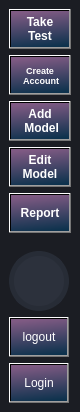
           <widget class="QFrame" name="frame_left_menu">
            <property name="sizePolicy">
             <sizepolicy hsizetype="Preferred" vsizetype="Preferred">
              <horstretch>0</horstretch>
              <verstretch>0</verstretch>
             </sizepolicy>
            </property>
            <property name="maximumSize">
             <size>
              <width>80</width>
              <height>16777215</height>
             </size>
            </property>
            <property name="layoutDirection">
             <enum>Qt::LeftToRight</enum>
            </property>
            <property name="styleSheet">
             <string notr="true">background-color: rgb(27, 29, 35);</string>
            </property>
            <property name="frameShape">
             <enum>QFrame::NoFrame</enum>
            </property>
            <property name="frameShadow">
             <enum>QFrame::Raised</enum>
            </property>
            <layout class="QVBoxLayout" name="verticalLayout_5">
             <property name="spacing">
              <number>0</number>
             </property>
             <property name="leftMargin">
              <number>0</number>
             </property>
             <property name="topMargin">
              <number>0</number>
             </property>
             <property name="rightMargin">
              <number>0</number>
             </property>
             <property name="bottomMargin">
              <number>0</number>
             </property>
             <item alignment="Qt::AlignTop">
              <widget class="QFrame" name="frame_menus">
               <property name="frameShape">
                <enum>QFrame::NoFrame</enum>
               </property>
               <property name="frameShadow">
                <enum>QFrame::Raised</enum>
               </property>
               <layout class="QVBoxLayout" name="verticalLayout_25">
                <item>
                 <widget class="QPushButton" name="btn_test">
                  <property name="sizePolicy">
                   <sizepolicy hsizetype="Expanding" vsizetype="Fixed">
                    <horstretch>0</horstretch>
                    <verstretch>0</verstretch>
                   </sizepolicy>
                  </property>
                  <property name="minimumSize">
                   <size>
                    <width>62</width>
                    <height>40</height>
                   </size>
                  </property>
                  <property name="font">
                   <font>
                    <family>Segoe UI</family>
                    <weight>75</weight>
                    <bold>true</bold>
                   </font>
                  </property>
                  <property name="layoutDirection">
                   <enum>Qt::LeftToRight</enum>
                  </property>
                  <property name="styleSheet">
                   <string notr="true">QPushButton{
	color: rgb(255, 255, 255);
	background-color: qlineargradient(spread:pad, x1:0.524118, y1:0, x2:0.671, y2:1, stop:0 #7f5a83, stop:1 #0d324d);
	padding: 5px 7px;

}
QPushButton:hover {
	background-color: rgb(44, 49, 60)
}
QPushButton:pressed {	
	background-color: rgb(248, 248, 248);
	color: rgb(6, 6, 6);
}
</string>
                  </property>
                  <property name="text">
                   <string>Take 
Test</string>
                  </property>
                 </widget>
                </item>
                <item>
                 <widget class="QPushButton" name="btn_test_3">
                  <property name="sizePolicy">
                   <sizepolicy hsizetype="Expanding" vsizetype="Fixed">
                    <horstretch>0</horstretch>
                    <verstretch>0</verstretch>
                   </sizepolicy>
                  </property>
                  <property name="minimumSize">
                   <size>
                    <width>62</width>
                    <height>40</height>
                   </size>
                  </property>
                  <property name="font">
                   <font>
                    <family>Segoe UI</family>
                    <pointsize>7</pointsize>
                    <weight>75</weight>
                    <bold>true</bold>
                   </font>
                  </property>
                  <property name="toolTip">
                   <string>&lt;html&gt;&lt;head/&gt;&lt;body&gt;&lt;p&gt;&lt;span style=&quot; font-size:6pt;&quot;&gt;Create Account&lt;/span&gt;&lt;/p&gt;&lt;/body&gt;&lt;/html&gt;</string>
                  </property>
                  <property name="layoutDirection">
                   <enum>Qt::LeftToRight</enum>
                  </property>
                  <property name="styleSheet">
                   <string notr="true">QPushButton{
	color: rgb(255, 255, 255);
	background-color: qlineargradient(spread:pad, x1:0.524118, y1:0, x2:0.671, y2:1, stop:0 #7f5a83, stop:1 #0d324d);
	padding: 5px 7px;

}
QPushButton:hover {
	background-color: rgb(44, 49, 60)
}
QPushButton:pressed {	
	background-color: rgb(248, 248, 248);
	color: rgb(6, 6, 6);
}
</string>
                  </property>
                  <property name="text">
                   <string>Create 
 Account</string>
                  </property>
                 </widget>
                </item>
                <item>
                 <widget class="QPushButton" name="btn_test_5">
                  <property name="sizePolicy">
                   <sizepolicy hsizetype="Expanding" vsizetype="Fixed">
                    <horstretch>0</horstretch>
                    <verstretch>0</verstretch>
                   </sizepolicy>
                  </property>
                  <property name="minimumSize">
                   <size>
                    <width>62</width>
                    <height>40</height>
                   </size>
                  </property>
                  <property name="font">
                   <font>
                    <family>Segoe UI</family>
                    <weight>75</weight>
                    <bold>true</bold>
                   </font>
                  </property>
                  <property name="layoutDirection">
                   <enum>Qt::LeftToRight</enum>
                  </property>
                  <property name="styleSheet">
                   <string notr="true">QPushButton{
	color: rgb(255, 255, 255);
	background-color: qlineargradient(spread:pad, x1:0.524118, y1:0, x2:0.671, y2:1, stop:0 #7f5a83, stop:1 #0d324d);
	padding: 5px 7px;

}
QPushButton:hover {
	background-color: rgb(44, 49, 60)
}
QPushButton:pressed {	
	background-color: rgb(248, 248, 248);
	color: rgb(6, 6, 6);
}
</string>
                  </property>
                  <property name="text">
                   <string>Add 
 Model</string>
                  </property>
                 </widget>
                </item>
                <item>
                 <widget class="QPushButton" name="btn_test_4">
                  <property name="sizePolicy">
                   <sizepolicy hsizetype="Expanding" vsizetype="Fixed">
                    <horstretch>0</horstretch>
                    <verstretch>0</verstretch>
                   </sizepolicy>
                  </property>
                  <property name="minimumSize">
                   <size>
                    <width>62</width>
                    <height>40</height>
                   </size>
                  </property>
                  <property name="font">
                   <font>
                    <family>Segoe UI</family>
                    <weight>75</weight>
                    <bold>true</bold>
                   </font>
                  </property>
                  <property name="layoutDirection">
                   <enum>Qt::LeftToRight</enum>
                  </property>
                  <property name="styleSheet">
                   <string notr="true">QPushButton{
	color: rgb(255, 255, 255);
	background-color: qlineargradient(spread:pad, x1:0.524118, y1:0, x2:0.671, y2:1, stop:0 #7f5a83, stop:1 #0d324d);
	padding: 5px 7px;

}
QPushButton:hover {
	background-color: rgb(44, 49, 60)
}
QPushButton:pressed {	
	background-color: rgb(248, 248, 248);
	color: rgb(6, 6, 6);
}
</string>
                  </property>
                  <property name="text">
                   <string>Edit
Model</string>
                  </property>
                 </widget>
                </item>
                <item>
                 <widget class="QPushButton" name="btn_test_2">
                  <property name="sizePolicy">
                   <sizepolicy hsizetype="Expanding" vsizetype="Fixed">
                    <horstretch>0</horstretch>
                    <verstretch>0</verstretch>
                   </sizepolicy>
                  </property>
                  <property name="minimumSize">
                   <size>
                    <width>62</width>
                    <height>40</height>
                   </size>
                  </property>
                  <property name="font">
                   <font>
                    <family>Segoe UI</family>
                    <weight>75</weight>
                    <bold>true</bold>
                   </font>
                  </property>
                  <property name="layoutDirection">
                   <enum>Qt::LeftToRight</enum>
                  </property>
                  <property name="styleSheet">
                   <string notr="true">QPushButton{
	color: rgb(255, 255, 255);
	background-color: qlineargradient(spread:pad, x1:0.524118, y1:0, x2:0.671, y2:1, stop:0 #7f5a83, stop:1 #0d324d);
	padding: 5px 7px;

}
QPushButton:hover {
	background-color: rgb(44, 49, 60)
}
QPushButton:pressed {	
	background-color: rgb(248, 248, 248);
	color: rgb(6, 6, 6);
}
</string>
                  </property>
                  <property name="text">
                   <string>Report</string>
                  </property>
                 </widget>
                </item>
               </layout>
              </widget>
             </item>
             <item alignment="Qt::AlignBottom">
              <widget class="QFrame" name="frame_extra_menus">
               <property name="sizePolicy">
                <sizepolicy hsizetype="Preferred" vsizetype="Preferred">
                 <horstretch>0</horstretch>
                 <verstretch>0</verstretch>
                </sizepolicy>
               </property>
               <property name="frameShape">
                <enum>QFrame::NoFrame</enum>
               </property>
               <property name="frameShadow">
                <enum>QFrame::Raised</enum>
               </property>
               <layout class="QVBoxLayout" name="verticalLayout_29">
                <item>
                 <widget class="QLabel" name="label_user_icon">
                  <property name="sizePolicy">
                   <sizepolicy hsizetype="Maximum" vsizetype="Maximum">
                    <horstretch>0</horstretch>
                    <verstretch>0</verstretch>
                   </sizepolicy>
                  </property>
                  <property name="minimumSize">
                   <size>
                    <width>60</width>
                    <height>60</height>
                   </size>
                  </property>
                  <property name="maximumSize">
                   <size>
                    <width>60</width>
                    <height>60</height>
                   </size>
                  </property>
                  <property name="font">
                   <font>
                    <family>Segoe UI</family>
                    <pointsize>12</pointsize>
                   </font>
                  </property>
                  <property name="styleSheet">
                   <string notr="true">QLabel {
	border-radius: 30px;
	background-color: rgb(44, 49, 60);
	border: 5px solid rgb(39, 44, 54);
}</string>
                  </property>
                  <property name="text">
                   <string/>
                  </property>
                  <property name="alignment">
                   <set>Qt::AlignCenter</set>
                  </property>
                 </widget>
                </item>
                <item>
                 <widget class="QPushButton" name="btn_logout">
                  <property name="sizePolicy">
                   <sizepolicy hsizetype="Expanding" vsizetype="Fixed">
                    <horstretch>0</horstretch>
                    <verstretch>0</verstretch>
                   </sizepolicy>
                  </property>
                  <property name="minimumSize">
                   <size>
                    <width>60</width>
                    <height>40</height>
                   </size>
                  </property>
                  <property name="maximumSize">
                   <size>
                    <width>60</width>
                    <height>40</height>
                   </size>
                  </property>
                  <property name="font">
                   <font>
                    <family>Segoe UI</family>
                   </font>
                  </property>
                  <property name="layoutDirection">
                   <enum>Qt::LeftToRight</enum>
                  </property>
                  <property name="styleSheet">
                   <string notr="true">QPushButton{
	color: rgb(255, 255, 255);
	background-color: qlineargradient(spread:pad, x1:0.524118, y1:0, x2:0.671, y2:1, stop:0 #7f5a83, stop:1 #0d324d);
	padding: 5px 7px;
	

}
QPushButton:hover {
	background-color: rgb(44, 49, 60)
}
QPushButton:pressed {	
	background-color: rgb(248, 248, 248);
	color: rgb(6, 6, 6);
}
</string>
                  </property>
                  <property name="text">
                   <string>logout</string>
                  </property>
                  <property name="icon">
                   <iconset>
                    <normaloff>../icons/16x16/cil-account-logout.png</normaloff>../icons/16x16/cil-account-logout.png</iconset>
                  </property>
                  <property name="iconSize">
                   <size>
                    <width>24</width>
                    <height>24</height>
                   </size>
                  </property>
                 </widget>
                </item>
                <item>
                 <widget class="QPushButton" name="btn_login">
                  <property name="sizePolicy">
                   <sizepolicy hsizetype="Expanding" vsizetype="Fixed">
                    <horstretch>0</horstretch>
                    <verstretch>0</verstretch>
                   </sizepolicy>
                  </property>
                  <property name="minimumSize">
                   <size>
                    <width>60</width>
                    <height>40</height>
                   </size>
                  </property>
                  <property name="maximumSize">
                   <size>
                    <width>60</width>
                    <height>40</height>
                   </size>
                  </property>
                  <property name="font">
                   <font>
                    <family>Segoe UI</family>
                   </font>
                  </property>
                  <property name="layoutDirection">
                   <enum>Qt::LeftToRight</enum>
                  </property>
                  <property name="styleSheet">
                   <string notr="true">QPushButton{
	color: rgb(255, 255, 255);
	background-color: qlineargradient(spread:pad, x1:0.524118, y1:0, x2:0.671, y2:1, stop:0 #7f5a83, stop:1 #0d324d);
	padding: 5px 7px;
	

}
QPushButton:hover {
	background-color: rgb(44, 49, 60)
}
QPushButton:pressed {	
	background-color: rgb(248, 248, 248);
	color: rgb(6, 6, 6);
}
</string>
                  </property>
                  <property name="text">
                   <string>Login</string>
                  </property>
                  <property name="icon">
                   <iconset>
                    <normaloff>../icons/16x16/icons8-login-16.png</normaloff>../icons/16x16/icons8-login-16.png</iconset>
                  </property>
                  <property name="iconSize">
                   <size>
                    <width>24</width>
                    <height>24</height>
                   </size>
                  </property>
                 </widget>
                </item>
               </layout>
              </widget>
             </item>
            </layout>
           </widget>
